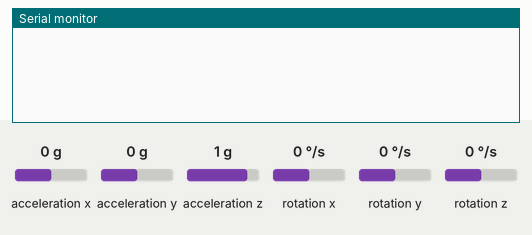
A sketch run on a simulated Arduino Uno, built with avr-gcc and run on an emulated ATmega328P. Shown: the last lines printed to the serial monitor. Wiring (inferred from the names in the program): MPU-6050 motion sensor at I2C address 0x68. The test bench sets the inputs (shaded band); at power-on: acceleration x 0 g, acceleration y 0 g, acceleration z 1 g, rotation x 0 °/s, rotation y 0 °/s, rotation z 0 °/s.

Above: at 1.2 s.
1.3 s: acceleration x set to -1.4 g
At 2.4 s:
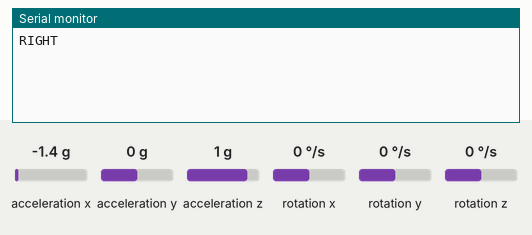
2.8 s: acceleration y set to -1.4 g
At 4.0 s:
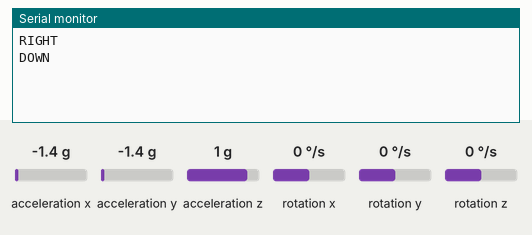

The sketch:

gaming_glove.ino
```cpp
/*
  =====================================================
  GESTURE-BASED WEARABLE GAMING GLOVE
  Hardware: Arduino Uno + MPU6050
  Controls: Tilt hand to send game controls

  Gesture Mapping:
    Tilt LEFT       → Left Arrow  (Subway Surfers: move left)
    Tilt RIGHT      → Right Arrow (Subway Surfers: move right)
    Tilt FORWARD    → Up Arrow    (Subway Surfers: jump)
    Tilt BACKWARD   → Down Arrow  (Subway Surfers: roll/duck)

  How it works:
    MPU6050 reads acceleration → converted to angles →
    Python script on PC reads Serial and presses actual keys
  =====================================================
*/

#include <Wire.h>

const int MPU_addr = 0x68;
int16_t AcX, AcY, AcZ, Tmp, GyX, GyY, GyZ;

int minVal = 265;
int maxVal = 402;

double x;
double y;
double Xdiff;
double Ydiff;

bool runningX = true;
bool runningY = true;

void setup() {
  Wire.begin();
  Wire.beginTransmission(MPU_addr);
  Wire.write(0x6B);  // Wake up MPU6050
  Wire.write(0);
  Wire.endTransmission(true);
  Serial.begin(9600);
}

void loop() {
  // Read accelerometer data from MPU6050
  Wire.beginTransmission(MPU_addr);
  Wire.write(0x3B);
  Wire.endTransmission(false);
  Wire.requestFrom(MPU_addr, 14, true);

  AcX = Wire.read() << 8 | Wire.read();
  AcY = Wire.read() << 8 | Wire.read();
  AcZ = Wire.read() << 8 | Wire.read();

  // Convert raw values to angles
  int xAng = map(AcX, minVal, maxVal, -90, 90);
  int yAng = map(AcY, minVal, maxVal, -90, 90);
  int zAng = map(AcZ, minVal, maxVal, -90, 90);

  x = RAD_TO_DEG * (atan2(-yAng, -zAng) + PI);
  y = RAD_TO_DEG * (atan2(-xAng, -zAng) + PI);

  Xdiff = (x < 180) ? x : (360 - x);
  Ydiff = (y < 160) ? (y + 20) : abs(340 - y);

  // Reset flags when hand returns to neutral position
  if (x < 5 || x > 355) runningX = true;
  if (y < 345 && y > 335) runningY = true;

  if (Xdiff > Ydiff) {
    // TILT FORWARD → JUMP (Up Arrow)
    if (x > 50 && x < 180 && runningX == true) {
      Serial.println("UP");
      runningX = false;
    }
    // TILT BACKWARD → DUCK/ROLL (Down Arrow)
    else if (x < 320 && x > 180 && runningX == true) {
      Serial.println("DOWN");
      runningX = false;
    }
  }
  else if (Xdiff < Ydiff) {
    // TILT LEFT → LEFT Arrow
    if (y > 10 && y < 160 && runningY == true) {
      Serial.println("LEFT");
      runningY = false;
    }
    // TILT RIGHT → RIGHT Arrow
    else if (y < 310 && y > 160 && runningY == true) {
      Serial.println("RIGHT");
      runningY = false;
    }
  }

  Xdiff = 0;
  Ydiff = 0;
  delay(50);
}
```

Measured:
- after the input at 1.3 s, the serial monitor: prints a new line at once (image 1)
- after the input at 2.8 s, the serial monitor: prints a new line at once (image 2)
